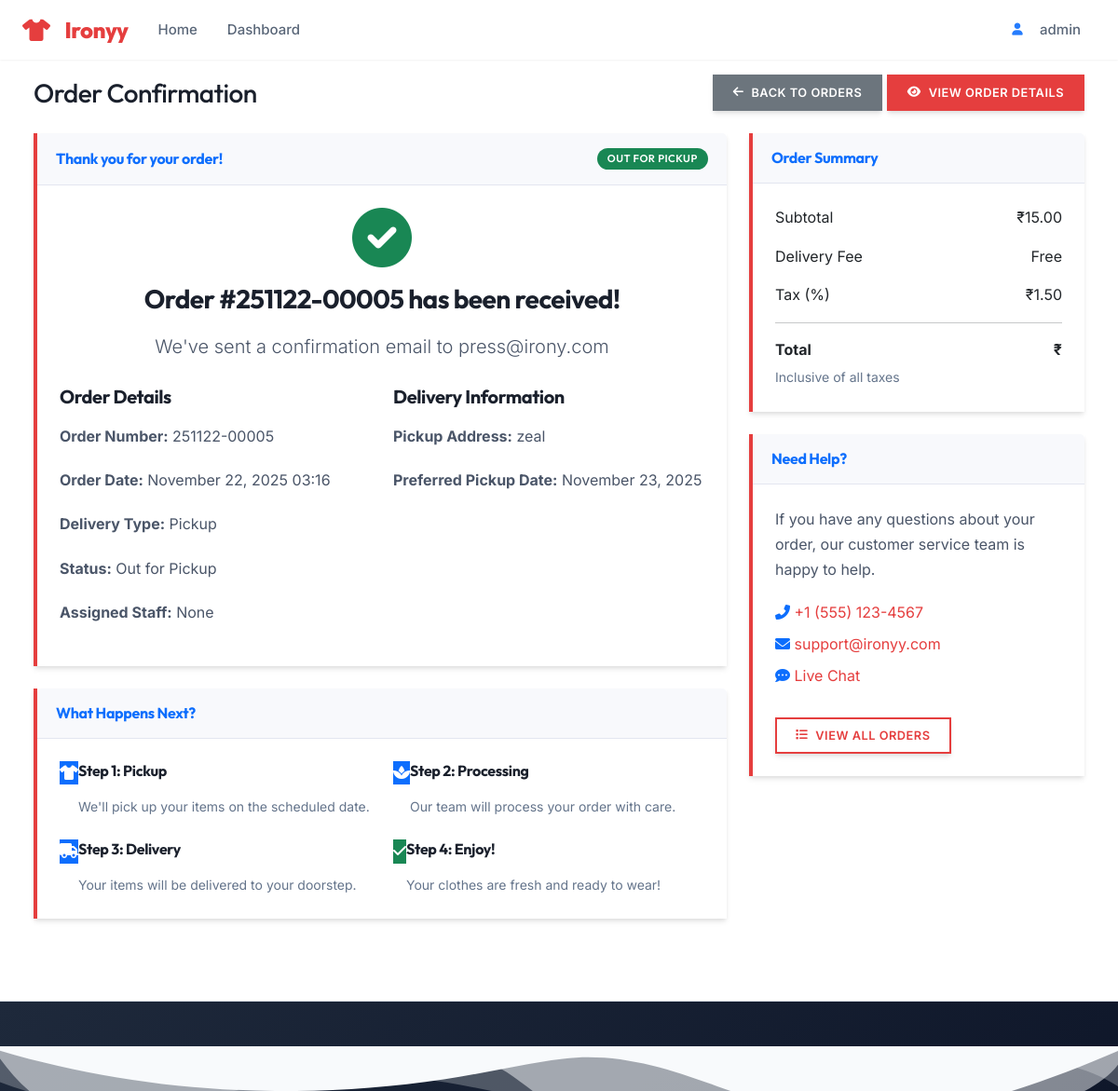
/orders/5/confirmation/ (signed in), run on an earlier commit of the app's database.
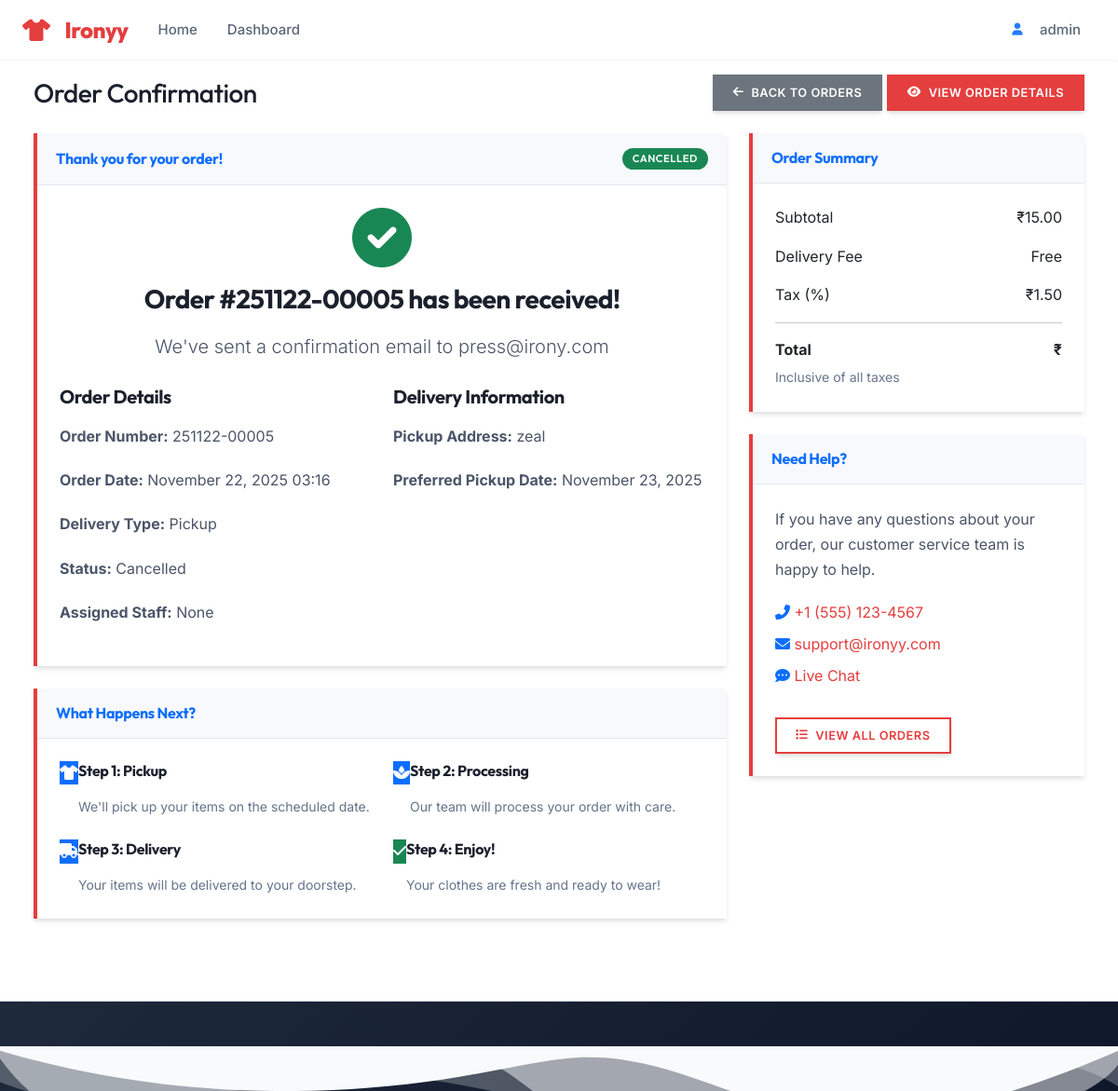
And on a later commit of the database.
### orders/models.py (models this page shows, shortened)
class Order(models.Model):
    class Status(models.TextChoices):
        DRAFT = 'draft', _('Draft')
        PENDING = 'pending', _('Pending Payment')
        CONFIRMED = 'confirmed', _('Confirmed')
        SCHEDULED_FOR_PICKUP = 'scheduled_for_pickup', _('Scheduled for Pickup')
        OUT_FOR_PICKUP = 'out_for_pickup', _('Out for Pickup')
        PICKED_UP = 'picked_up', _('Picked Up')
        PROCESSING = 'processing', _('In Progress')
        READY = 'ready', _('Ready for Delivery')
        OUT_FOR_DELIVERY = 'out_for_delivery', _('Out for Delivery')
        COMPLETED = 'completed', _('Completed')
        CANCELLED = 'cancelled', _('Cancelled')
        REFUNDED = 'refunded', _('Refunded')
        FAILED = 'failed', _('Failed')
    class PaymentStatus(models.TextChoices):
        PENDING = 'pending', _('Pending')
        AUTHORIZED = 'authorized', _('Authorized')
        PAID = 'paid', _('Paid')
        PARTIALLY_REFUNDED = 'partially_refunded', _('Partially Refunded')
        REFUNDED = 'refunded', _('Refunded')
        VOIDED = 'voided', _('Voided')
        FAILED = 'failed', _('Failed')
    class DeliveryType(models.TextChoices):
        PICKUP = 'pickup', _('Pickup')
        DELIVERY = 'delivery', _('Delivery')
    customer = models.ForeignKey(
        User,
        on_delete=models.PROTECT,
        related_name='orders',
        verbose_name=_('customer')
    )
    order_number = models.CharField(
        _('order number'),
        max_length=20,
        unique=True,
        db_index=True
    )
    status = models.CharField(
        _('status'),
        max_length=20,
        choices=Status.choices,
        default=Status.DRAFT,
        db_index=True
    )
    payment_status = models.CharField(
        _('payment status'),
        max_length=20,
        choices=PaymentStatus.choices,
        default=PaymentStatus.PENDING,
        db_index=True
    )
    delivery_type = models.CharField(
        _('delivery type'),
        max_length=10,
        choices=DeliveryType.choices,
        default=DeliveryType.PICKUP
    )
    pickup_address = models.TextField(_('pickup address'), blank=True)
    delivery_address = models.TextField(_('delivery address'), blank=True)
    preferred_pickup_date = models.DateField(_('preferred pickup date'), null=True, blank=True)
    preferred_delivery_date = models.DateField(_('preferred delivery date'), null=True, blank=True)
    subtotal = models.DecimalField(
        _('subtotal'),
        max_digits=10,
        decimal_places=2,
        default=Decimal('0.00')
    )
    tax_amount = models.DecimalField(
        _('tax amount'),
        max_digits=10,
        decimal_places=2,
        default=Decimal('0.00')
    )
    shipping_cost = models.DecimalField(
        _('shipping cost'),
        max_digits=10,
        decimal_places=2,
        default=Decimal('0.00')
    )
    discount_amount = models.DecimalField(
        _('discount amount'),
        max_digits=10,
        decimal_places=2,
        default=Decimal('0.00')
    )
    total_amount = models.DecimalField(
        _('total amount'),
        max_digits=10,
        decimal_places=2,
        default=Decimal('0.00')
    )
    assigned_staff = models.ForeignKey(
        User,
        on_delete=models.SET_NULL,
        null=True,
        blank=True,
        related_name='assigned_orders',
        verbose_name=_('assigned staff')
    )
    delivery_person = models.ForeignKey(
        User,
        on_delete=models.SET_NULL,
        null=True,
        blank=True,
        related_name='delivery_orders',
        verbose_name=_('delivery person')
    )
    created_at = models.DateTimeField(_('created at'), auto_now_add=True)
    updated_at = models.DateTimeField(_('updated at'), auto_now=True)
    confirmed_at = models.DateTimeField(_('confirmed at'), null=True, blank=True)
    completed_at = models.DateTimeField(_('completed at'), null=True, blank=True)
    cancelled_at = models.DateTimeField(_('cancelled at'), null=True, blank=True)
    special_instructions = models.TextField(_('special instructions'), blank=True)
    internal_notes = models.TextField(_('internal notes'), blank=True)
    cancellation_reason = models.TextField(_('cancellation reason'), blank=True)
    payment_method = models.CharField(_('payment method'), max_length=50, blank=True)
    payment_reference = models.CharField(_('payment reference'), max_length=100, blank=True)
    payment_date = models.DateTimeField(_('payment date'), null=True, blank=True)
    class Meta:
        ordering = ['-created_at']

### accounts/models.py (models this page shows, shortened)
class User(AbstractUser):
    class Role(models.TextChoices):
        CUSTOMER = 'CUSTOMER', _('Customer')
        PRESS = 'PRESS', _('Press Person')
        DELIVERY = 'DELIVERY', _('Delivery Partner')
        ADMIN = 'ADMIN', _('Admin')
    username = None
    email = models.EmailField(
        _('email address'),
        unique=True,
        error_messages={
            'unique': _('A user with that email already exists.'),
        },
    )
    role = models.CharField(
        _('user role'),
        max_length=20,
        choices=Role.choices,
        default=Role.CUSTOMER,
        help_text=_('Designates the role of the user in the system.')
    )
    phone_regex = RegexValidator(
        regex=r'^\+?1?\d{9,15}$',
        message=_("Phone number must be entered in the format: '+999999999'. Up to 15 digits allowed.")
    )
    phone_number = models.CharField(
        _('phone number'),
        validators=[phone_regex],
        max_length=17,
        blank=True,
        null=True,
        help_text=_('Enter a valid phone number (e.g., +1234567890)')
    )
    is_active = models.BooleanField(
        _('active'),
        default=True,
        help_text=_(
            'Designates whether this user should be treated as active. '
            'Unselect this instead of deleting accounts.'
        ),
    )
    email_verified = models.BooleanField(
        _('email verified'),
        default=False,
        help_text=_('Designates whether this user has verified their email address.')
    )
    date_joined = models.DateTimeField(_('date joined'), default=timezone.now)
    last_login = models.DateTimeField(_('last login'), blank=True, null=True)
    updated_at = models.DateTimeField(_('updated at'), auto_now=True)
    USERNAME_FIELD = 'email'
    REQUIRED_FIELDS = ['first_name', 'last_name']
    objects = UserManager()
    class Meta(AbstractUser.Meta):
        verbose_name = _('user')
        verbose_name_plural = _('users')
        ordering = ['-date_joined']
        swappable = 'AUTH_USER_MODEL'
        permissions = [
            ('view_dashboard', 'Can view dashboard'),
            ('manage_users', 'Can manage users'),
            ('manage_orders', 'Can manage orders'),
        ]
    def get_full_name(self):
        full_name = f"{self.first_name} {self.last_name}"
        return full_name.strip()
    def get_short_name(self):
        return self.first_name or self.email.split('@')[0]
    @property
    def is_customer(self):
        return self.role == self.Role.CUSTOMER

### orders/views.py (the view)
# urls.py: path('<int:pk>/confirmation/', views.OrderConfirmationView.as_view(), name='order_confirmation'),
class OrderConfirmationView(LoginRequiredMixin, UserPassesTestMixin, DetailView):
    model = Order
    template_name = 'orders/order_confirmation.html'
    context_object_name = 'order'
    def test_func(self):
        order = self.get_object()
        return self.request.user == order.customer or self.request.user.is_staff or self.request.user.role in ['ADMIN', 'PRESS', 'DELIVERY']

### orders/templates/orders/order_confirmation.html (shortened to what the changed rows need)
{% extends 'base.html' %}
{% load humanize %}
{% block content %}
<div class="container-fluid">
    <div class="d-sm-flex align-items-center justify-content-between mb-4">
        <h1 class="h3 mb-0 text-gray-800">Order Confirmation</h1>
    </div>
    <div class="row">
        <div class="col-lg-8">
            <div class="card shadow mb-4">
                <div class="card-header py-3 d-flex justify-content-between align-items-center">
                    <h6 class="m-0 font-weight-bold text-primary">Thank you for your order!</h6>
                    <span class="badge bg-success text-white">{{ order.get_status_display }}</span>
                </div>
                <div class="card-body">
                    <div class="text-center mb-4">
                        <i class="fas fa-check-circle text-success" style="font-size: 4rem;"></i>
                        <h3 class="mt-3">Order #{{ order.order_number }} has been received!</h3>
                        <p class="lead">We've sent a confirmation email to {{ order.customer.email }}</p>
                    </div>
                    <div class="row">
                        <div class="col-md-6">
                            <h5>Order Details</h5>
                            <p><strong>Order Number:</strong> {{ order.order_number }}</p>
                            <p><strong>Order Date:</strong> {{ order.created_at|date:"F j, Y H:i" }}</p>
                            <p><strong>Delivery Type:</strong> {{ order.get_delivery_type_display }}</p>
                            <p><strong>Status:</strong> {{ order.get_status_display }}</p>
                            {% if order.assigned_staff %}
                                <p><strong>Assigned Staff:</strong> {{ order.assigned_staff.get_full_name|default:order.assigned_staff.username }}</p>
                            {% endif %}
                        </div>
                        <div class="col-md-6">
                            <h5>Delivery Information</h5>
                            <p><strong>Pickup Address:</strong> {{ order.pickup_address|linebreaksbr }}</p>
                            <p><strong>Preferred Pickup Date:</strong> {{ order.preferred_pickup_date|date:"F j, Y" }}</p>
                        </div>
                    </div>
                </div>
            </div>
        </div>
        <div class="col-lg-4">
            <div class="card shadow mb-4">
                <div class="card-body">
                    <div class="d-flex justify-content-between mb-3">
                        <span>Subtotal</span>
                        <span>₹{{ order.subtotal|floatformat:2|intcomma }}</span>
                    </div>
                    <div class="d-flex justify-content-between mb-3">
                        <span>Tax ({{ order.tax_rate }}%)</span>
                        <span>₹{{ order.tax_amount|floatformat:2|intcomma }}</span>
                    </div>
                </div>
            </div>
        </div>
    </div>
</div>
{% endblock %}

What changed in the data, as far as the page shows it:
changed Order "Pickup": status "OUT FOR PICKUP" → "CANCELLED"; status "Out for Pickup" → "Cancelled"
